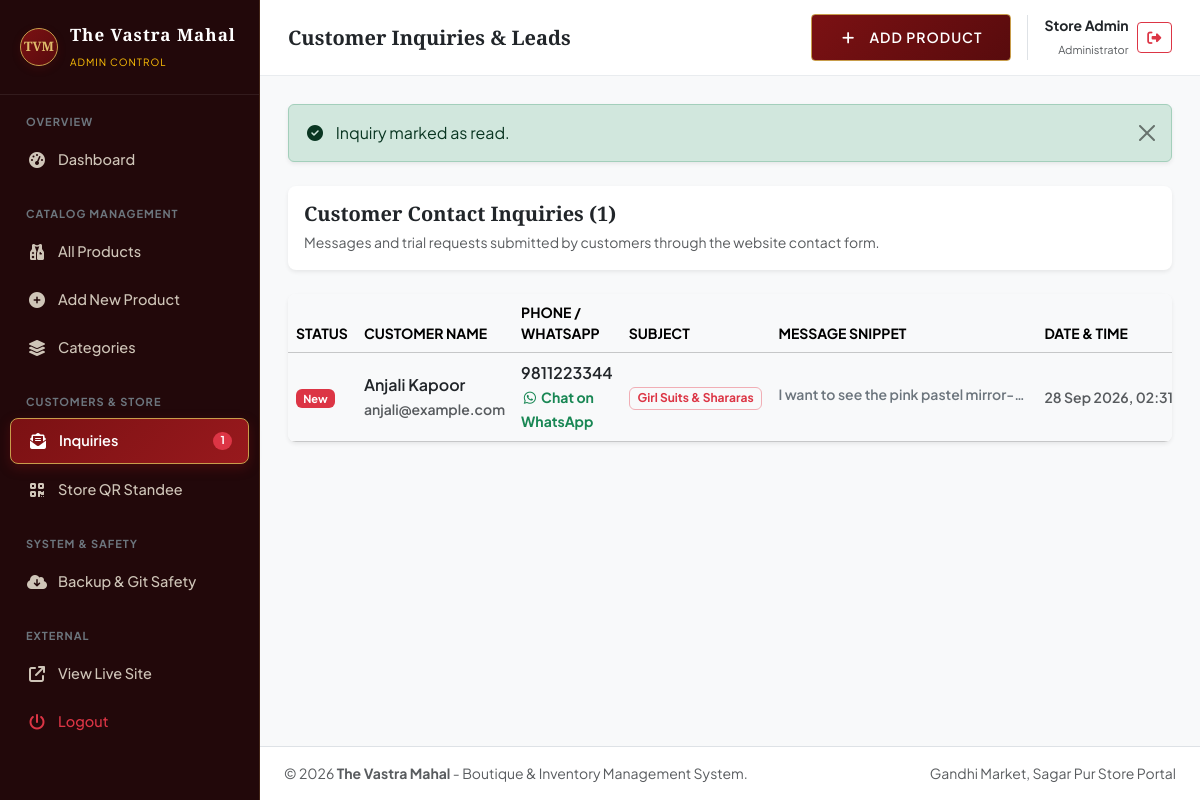
Screenshot of /admin/inquiries.php?action=mark_read&id=1 (signed in) with the database file from the repository.
### tables this page shows
CREATE TABLE `contact_inquiries` (
  `id` int(11) NOT NULL AUTO_INCREMENT,
  `name` varchar(150) NOT NULL,
  `email` varchar(150) NOT NULL,
  `phone` varchar(50) NOT NULL,
  `subject` varchar(200) DEFAULT NULL,
  `message` text NOT NULL,
  `is_read` tinyint(1) DEFAULT 0,
  `created_at` timestamp NOT NULL DEFAULT current_timestamp(),
  PRIMARY KEY (`id`)
);

### config/db.php (called while the page is built, shortened)
<?php
function e($str) {
    return htmlspecialchars($str ?? '', ENT_QUOTES, 'UTF-8');
}

### admin/inquiries.php (the view, shortened to what this page needs)
<?php
require_once __DIR__ . '/includes/admin-header.php';
$success = '';
if (isset($_GET['action'])) {
    $inqId = (int)($_GET['id'] ?? 0);
    if ($_GET['action'] === 'mark_read' && $inqId > 0) {
        $pdo->prepare("UPDATE contact_inquiries SET is_read = 1 WHERE id = ?")->execute([$inqId]);
        $success = "Inquiry marked as read.";
    } elseif ($_GET['action'] === 'delete' && $inqId > 0) {
        $pdo->prepare("DELETE FROM contact_inquiries WHERE id = ?")->execute([$inqId]);
        $success = "Inquiry deleted successfully.";
    }
}
$inquiries = $pdo->query("SELECT * FROM contact_inquiries ORDER BY is_read ASC, id DESC")->fetchAll();
?>
<?php if (!empty($success)): ?>
    <div class="alert alert-success alert-dismissible fade show mb-4 shadow-sm" role="alert">
        <i class="fa-solid fa-circle-check me-2"></i> <?= e($success); ?>
        <button type="button" class="btn-close" data-bs-dismiss="alert"></button>
    </div>
<?php endif; ?>
<div class="card border-0 rounded-3 shadow-sm bg-white p-3 mb-4">
    <div class="d-flex justify-content-between align-items-center">
        <div>
            <h5 class="fw-bold mb-1" style="font-family: var(--vm-font-title);">Customer Contact Inquiries (<?= count($inquiries); ?>)</h5>
            <small class="text-muted">Messages and trial requests submitted by customers through the website contact form.</small>
        </div>
    </div>
</div>
<div class="card border-0 rounded-3 shadow-sm bg-white overflow-hidden">
    <div class="table-responsive">
        <table class="table table-hover align-middle mb-0">
            <thead class="table-light small text-uppercase text-secondary">
                <tr>
                    <th style="width: 50px;">Status</th>
                    <th>Customer Name</th>
                    <th>Phone / WhatsApp</th>
                    <th>Subject</th>
                    <th>Message Snippet</th>
                    <th>Date & Time</th>
                </tr>
            </thead>
            <tbody>
                <?php if (empty($inquiries)): ?>
                    <tr>
                        <td colspan="7" class="text-center py-5 text-muted">
                            <i class="fa-regular fa-envelope-open fs-1 mb-2 d-block text-secondary"></i>
                            No customer inquiries received yet.
                        </td>
                    </tr>
                <?php else: ?>
                    <?php foreach ($inquiries as $inq):
                        $cleanPhone = preg_replace('/[^0-9]/', '', $inq['phone']);
                        if (strlen($cleanPhone) === 10) $cleanPhone = '91' . $cleanPhone;
                    ?>
                        <tr class="<?= $inq['is_read'] ? '' : 'table-light fw-semibold'; ?>">
                            <td>
                                <?php if ($inq['is_read']): ?>
                                    <span class="badge bg-secondary-subtle text-secondary" style="font-size:11px;">Read</span>
                                <?php else: ?>
                                    <span class="badge bg-danger" style="font-size:11px;">New</span>
                                <?php endif; ?>
                            </td>
                            <td>
                                <div class="text-dark"><?= e($inq['name']); ?></div>
                                <small class="text-muted"><?= e($inq['email'] ?? 'No email'); ?></small>
                            </td>
                            <td>
                                <div><a href="tel:<?= e($inq['phone']); ?>" class="text-dark text-decoration-none"><?= e($inq['phone']); ?></a></div>
                                <a href="https://wa.me/<?= $cleanPhone; ?>?text=<?= urlencode("Hello " . $inq['name'] . "! We received your inquiry at The Vastra Mahal regarding " . $inq['subject'] . "."); ?>" target="_blank" class="small text-success text-decoration-none fw-bold">
                                    <i class="fa-brands fa-whatsapp"></i> Chat on WhatsApp
                                </a>
                            </td>
                            <td>
                                <span class="badge bg-light text-danger border border-danger-subtle"><?= e($inq['subject'] ?? 'General'); ?></span>
                            </td>
                            <td>
                                <span class="text-secondary small d-inline-block text-truncate" style="max-width: 250px;">
                                    <?= e($inq['message']); ?>
                                </span>
                            </td>
                            <td class="small text-muted text-nowrap">
                                <?= date('d M Y, h:i A', strtotime($inq['created_at'])); ?>
                            </td>
                        </tr>
                    <?php endforeach; ?>
                <?php endif; ?>
            </tbody>
        </table>
    </div>
</div>
<?php require_once __DIR__ . '/includes/admin-footer.php'; ?>

### css/vastra-mahal-luxury.css (style rules this page uses)
:root { --vm-maroon: #7B1113; --vm-maroon-dark: #580B0D; --vm-maroon-light: #9B1C20; --vm-gold: #C89D4B; --vm-gold-light: #DFBD6C; --vm-gold-pale: #FBF4E6; --vm-ivory: #FDFBF7; --vm-charcoal: #1E1E24; --vm-border: #E8DCCB; --vm-font-title: 'Cinzel', 'Playfair Display', Georgia, serif; --vm-font-body: 'Plus Jakarta Sans', -apple-system, BlinkMacSystemFont, sans-serif; }
body { font-family: var(--vm-font-body); background-color: var(--vm-ivory); color: #4A4A4A; }
html, body { overflow-x: hidden; max-width: 100vw; }

### admin/includes/admin-header.php (style rules this page uses)
:root { --admin-sidebar-bg: #22080A; --admin-sidebar-hover: #3D0F13; --admin-active: #7B1113; }
body { background-color: #F8F9FA; font-family: 'Plus Jakarta Sans', -apple-system, sans-serif; }

### rows the page displays
contact_inquiries: is_read "New", name "Anjali Kapoor", email "anjali@example.com", phone "9811223344", subject "Girl Suits & Shararas", message "I want to see the pink pastel mirror-…", created_at "28 Sep 2026, 02:31…"

### other values shown
$unreadInquiriesCount "1"
$pageTitle "Customer Inquiries & Leads"
$_SESSION['admin_name'] "Store Admin"
$success "Inquiry marked as read."
count($inquiries) "1"
